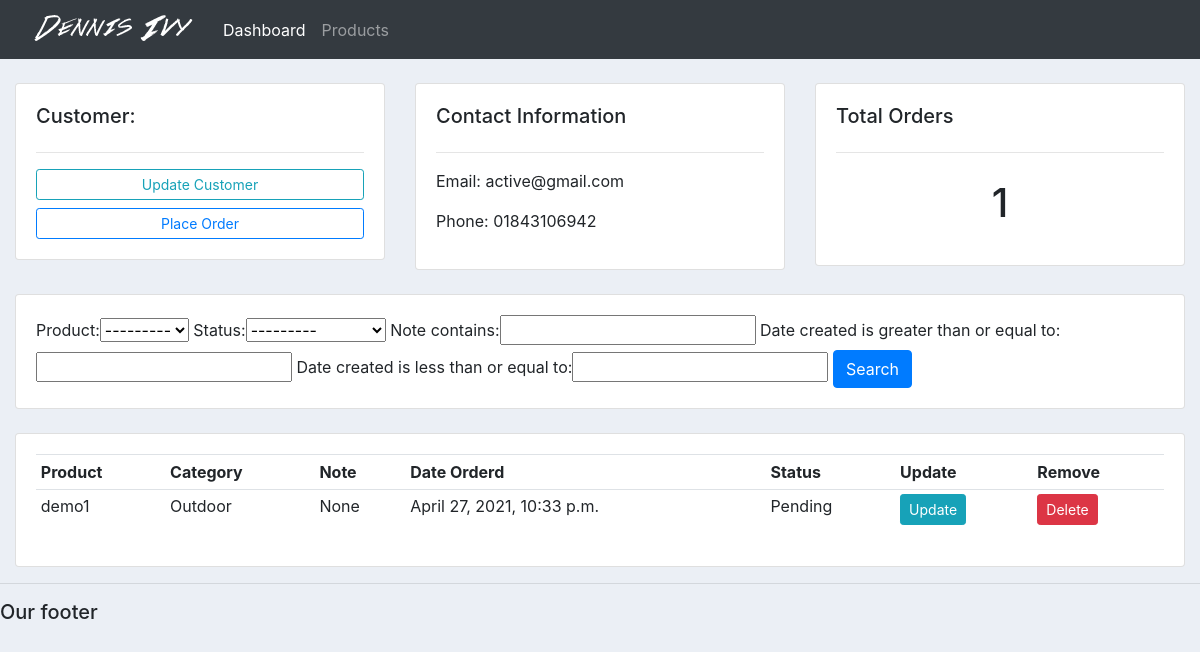
Page /customer/2/ on the earlier database version.
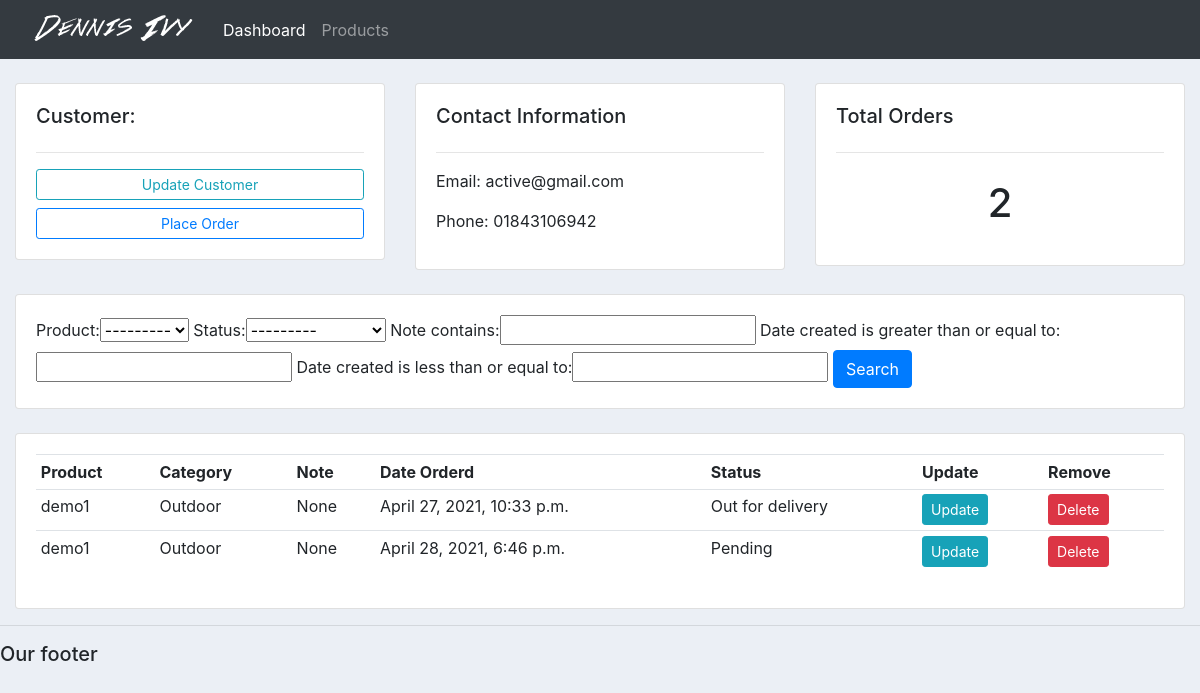
Same page on the later database version.
### accounts/models.py (models this page shows, shortened)
class Order(models.Model):
    STATUS = (
            ('Pending', 'Pending'),
            ('Out for delivery', 'Out for delivery'),
            ('Delivered', 'Delivered'),
            )
    customer = models.ForeignKey(Customer,null=True,on_delete=models.SET_NULL)
    product = models.ForeignKey(Product,null=True,on_delete=models.SET_NULL)
    date_created = models.DateTimeField(auto_now_add=True, null=True)
    status = models.CharField(max_length=200, null=True, choices=STATUS)
    note = models.CharField(max_length=200, null=True)

class Product(models.Model):
    Category=(
        ('Indoor','Indoor'),
        ('Outdoor','Outdoor'),
        )
    name=models.CharField(max_length=200,null=True)
    price=models.FloatField(null=True)
    category=models.CharField(max_length=200,null=True,choices=Category)
    description=models.CharField(max_length=200,null=True)
    tags = models.ManyToManyField(Tag)
    date_created=models.DateTimeField(auto_now_add=True,null=True)
    def __str__(self):
        return self.name

### accounts/views.py (the view)
# urls.py: path('customer/<str:pk>/',views.customer,name='customer'),
def customer(request,pk):
    customer=Customer.objects.get(id=pk)
    orders = customer.order_set.all()
    order_count = orders.count()
    myfilter=OrderFilter(request.GET,queryset=orders)
    orders=myfilter.qs
    context = {'customer':customer, 'orders':orders, 'order_count':order_count,'myfilters':myfilter}
    return render(request,'customer.html',context)

### accounts/templates/customer.html
{%  extends 'main.html' %}
{% block content %}
	<br>
<div class="row">
	<div class="col-md">
		<div class="card card-body">
			<h5>Customer:</h5>
			<hr>
			<a class="btn btn-outline-info  btn-sm btn-block" href="">Update Customer</a>
			<a class="btn btn-outline-primary  btn-sm btn-block" href="{% url 'create_order' customer.id %}">Place Order</a>
		</div>
	</div>
	<div class="col-md">
		<div class="card card-body">
			<h5>Contact Information</h5>
			<hr>
			<p>Email: {{customer.email}}</p>
			<p>Phone: {{customer.phone}}</p>
		</div>
	</div>
	<div class="col-md">
		<div class="card card-body">
			<h5>Total Orders</h5>
			<hr>
			<h1 style="text-align: center;padding: 10px">{{order_count}}</h1>
		</div>
	</div>
</div>
<br>
<div class="row">
	<div class="col">
		<div class="card card-body">
			<form method="get">
			{{myfilters.form}}
		    <button class="btn btn-primary" type="submit">Search</button>
		  </form>
		</div>
	</div>
</div>
<br>
<div class="row">
	<div class="col-md">
		<div class="card card-body">
			<table class="table table-sm">
				<tr>
					<th>Product</th>
					<th>Category</th>
					<th>Note</th>
					<th>Date Orderd</th>
					<th>Status</th>
					<th>Update</th>
					<th>Remove</th>
				</tr>
				{% for order in orders %}
				<tr>
					<td>{{order.product}}</td>
					<td>{{order.product.category}}</td>
					<td>{{order.note}}</td>
					<td>{{order.date_created}}</td>
					<td>{{order.status}}</td>
				<td><a class="btn btn-sm btn-info" href="{% url 'update_order' order.id %}">Update</a></td>
						<td><a class="btn btn-sm btn-danger" href="{% url 'delete_order' order.id %}">Delete</a></td>
				</tr>
				{% endfor %}
			</table>
		</div>
	</div>
</div>
{% endblock %}

Differences in the rows shown:
changed Order: status "Pending" → "Out for delivery"
added Order: product "demo1", product.category "Outdoor", note "None", date_created "April 28, 2021, 6:46 p.m.", status "Pending"
Other differences:
{{ order_count }}: "1" → "2"
